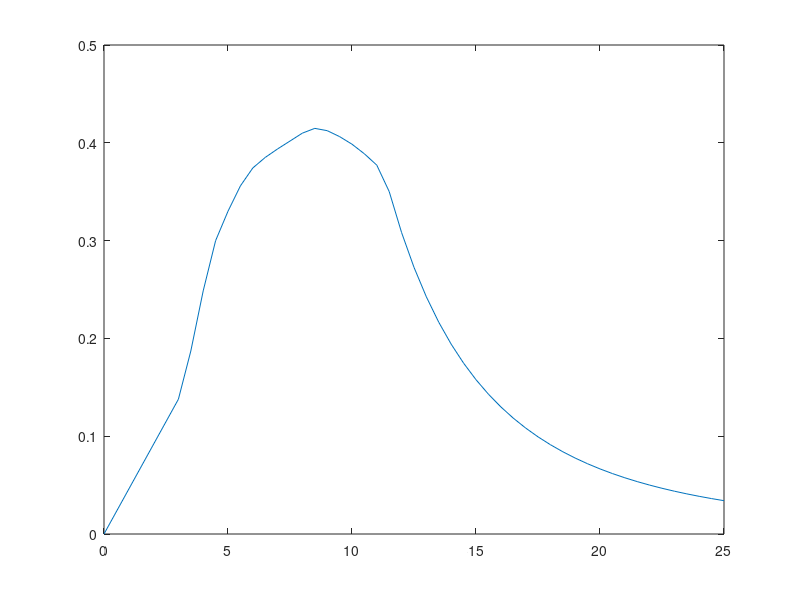
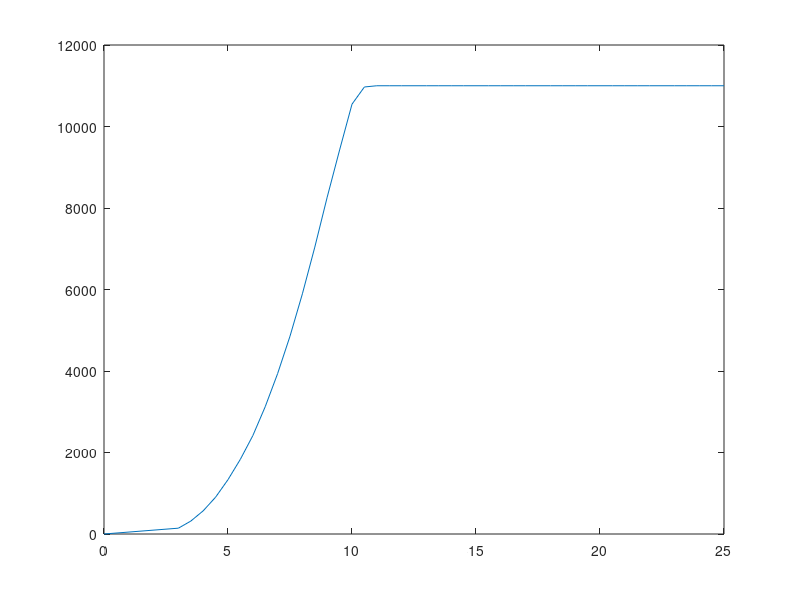

These charts were generated, in order, by the following MATLAB code:
clc
clear all
close all






a=[0	0
3	0.137823491
3.5	0.187053094
4	0.248616943
4.5	0.299937711
5	0.330034982
5.5	0.3559366
6	0.374262065
6.5	0.385013673
7	0.393746762
7.5	0.401798248
8	0.409892148
8.5	0.414756065
9	0.412414353
9.5	0.406338552
10	0.398557019
10.5	0.388737896
11	0.377146257
11.5	0.350141499
12	0.308172137
12.5	0.272650984
13	0.242385732
13.5	0.216439141
14	0.194067585
14.5	0.174675945
15	0.157784134
15.5	0.143001968
16	0.13001012
16.5	0.118545555
17	0.108390281
17.5	0.099362603
18	0.091310263
18.5	0.084105021
19	0.077638351
19.5	0.071817995
20	0.066565182
20.5	0.061812388
21	0.057501507
21.5	0.053582346
22	0.050011406
22.5	0.046750855
23	0.043767687
23.5	0.041033024
24	0.038521517
24.5	0.036210861
25	0.034081373
];

b=[0	0
3	143
3.5	317
4	569
4.5	904
5	1334
5.5	1835
6	2413
6.5	3123
7	3935
7.5	4854
8	5895
8.5	7040
9	8267
9.5	9424
10	10548
10.5	10970
11	11000
11.5	11000
12	11000
12.5	11000
13	11000
13.5	11000
14	11000
14.5	11000
15	11000
15.5	11000
16	11000
16.5	11000
17	11000
17.5	11000
18	11000
18.5	11000
19	11000
19.5	11000
20	11000
20.5	11000
21	11000
21.5	11000
22	11000
22.5	11000
23	11000
23.5	11000
24	11000
24.5	11000
25	11000];




figure(1)
plot(a(:,1),a(:,2))


figure(2)
plot(b(:,1),b(:,2))



















